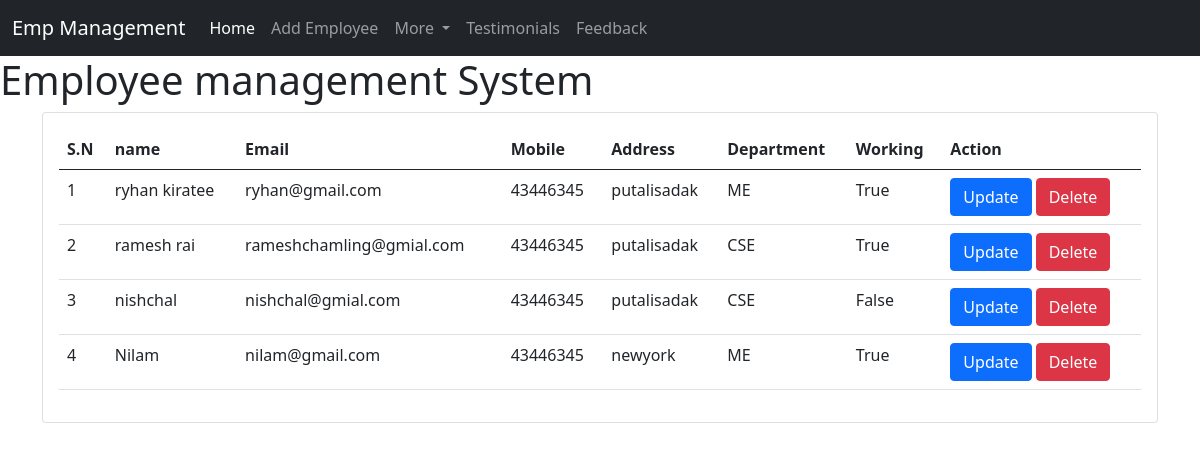
The page /emp/home/ on the database its author committed.
### emp/models.py (models this page shows, shortened)
class Emp(models.Model):
    name=models.CharField(max_length=200)
    emp_id=models.CharField(max_length=200)
    mobile=models.CharField(max_length=10)
    address=models.CharField(max_length=150)
    working=models.BooleanField(default=True)
    department=models.CharField(max_length=100)
    email=models.CharField(max_length=200)

### emp/views.py (the view)
# urls.py: path("home/",emp_home),
def emp_home(request):
   emps=Emp.objects.all()
   return render(request,"emp/home.html",{
      'emps':emps
   })

### Template/Emp/home.html (shortened to what this page needs)
<!doctype html>
<html lang="en">
<head>
    <link href="https://cdn.jsdelivr.net/npm/bootstrap@5.0.2/dist/css/bootstrap.min.css" rel="stylesheet"
>
</head>
<body>
    {% include 'emp/navbar.html' %}
    <h1>Employee management System </h1>
    <div class="container">
        <div class="row">
            <div class="col-md-12">
                <div class="card">
                    <div class="card-body">
                        <table class="table">
                            <thead>
                                <tr>
                                    <th>S.N</th>
                                    <th>name</th>
                                    <th>Email</th>
                                    <th>Mobile</th>
                                    <th>Address</th>
                                    <th>Department</th>
                                    <th>Working</th>
                                    <th>Action</th>
                                </tr>
                            </thead>
                            <tbody>
                                {% for e in emps %}
                                <tr>
                                   <td>{{forloop.counter}}</td>
                                   <td>{{e.name}}</td>
                                   <td>{{e.email}}</td>
                                   <td>{{e.mobile}}</td>
                                   <td>{{e.address}}</td>
                                   <td>{{e.department}}</td>
                                   <td>{{e.working}}</td>
                                   <td>
                                    <a href="/emp/update-emp/{{e.id}}" class="btn btn-primary ">Update</a>
                                    <a href="/emp/delete-emp/{{e.id}}" class="btn btn-danger ">Delete</a>
                                   </td>
                                </tr>
                                {% endfor %}
                            </tbody>
                        </table>
                    </div>
                </div>
            </div>
        </div>
    </div>
</body>
</html>

### Template/Emp/navbar.html (shortened to what this page needs)
<nav class="navbar navbar-expand-lg navbar-dark bg-dark">
    <div class="container-fluid">
      <a class="navbar-brand" href="#">Emp Management</a>
      <div class="collapse navbar-collapse" id="navbarSupportedContent">
        <ul class="navbar-nav me-auto mb-2 mb-lg-0">
          <li class="nav-item">
            <a class="nav-link active" aria-current="page" href="/index/">Home</a>
          </li>
          <li class="nav-item">
            <a class="nav-link" href="/emp/add-emp/">Add Employee</a>
          </li>
          <li class="nav-item dropdown">
            <a class="nav-link dropdown-toggle" href="#" id="navbarDropdown" role="button" data-bs-toggle="dropdown" aria-expanded="false">
              More
            </a>
          </li>
          <li class="nav-item">
            <a class="nav-link" href="/emp/testimonials/">Testimonials</a>
          </li>
          <li class="nav-item">
            <a class="nav-link" href="/emp/feedback/">Feedback</a>
          </li>
        </ul>
      </div>
    </div>
  </nav>

### rows shown on the page
Emp: name "ryhan kiratee", email "ryhan@gmail.com", mobile "43446345", address "putalisadak", department "ME", working "True"
Emp: name "ramesh rai", email "rameshchamling@gmial.com", mobile "43446345", address "putalisadak", department "CSE", working "True"
Emp: name "nishchal", email "nishchal@gmial.com", mobile "43446345", address "putalisadak", department "CSE", working "False"
Emp: name "Nilam", email "nilam@gmail.com", mobile "43446345", address "newyork", department "ME", working "True"
